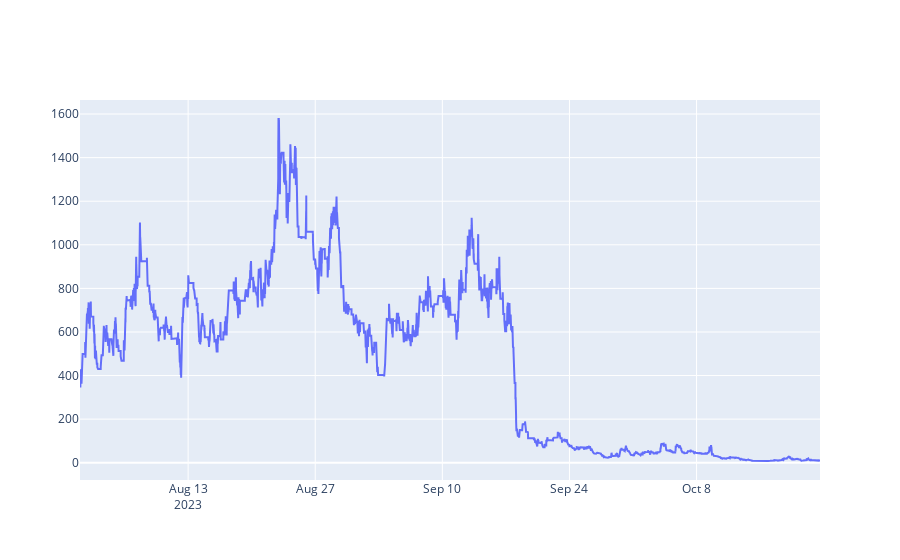

The code cell stored with this chart in its notebook:
### Code cell
import plotly.graph_objects as go

fig = go.Figure(data=[go.Scatter(x=stat['_equity_curve'].index, y=stat['_equity_curve']['Equity'])])
fig.show()

### Figure 1 — Plotly figure (JSON) as saved in the notebook; plotly's stock layout.template omitted (floating-point values rounded to 4 significant figures; data arrays with more than 128 entries replaced by an {"elided": "..."} marker saying what was removed)
{"data": [{"type": "scatter", "x": {"elided": "23473 str values"}, "y": {"elided": "23473 float values"}}], "layout": {}}
